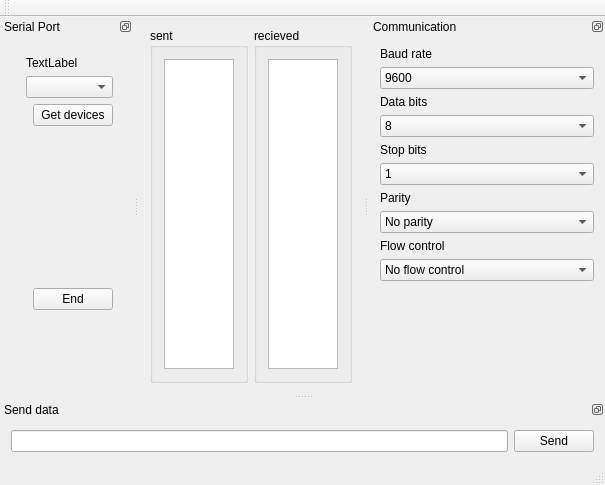
<?xml version="1.0" encoding="UTF-8"?>
<ui version="4.0">
 <class>MainWindow</class>
 <widget class="QMainWindow" name="MainWindow">
  <property name="geometry">
   <rect>
    <x>0</x>
    <y>0</y>
    <width>569</width>
    <height>485</height>
   </rect>
  </property>
  <property name="windowTitle">
   <string>QtConsoleExample</string>
  </property>
  <widget class="QWidget" name="centralWidget">
   <layout class="QGridLayout" name="gridLayout">
    <item row="0" column="0">
     <layout class="QHBoxLayout" name="horizontalLayout">
      <item>
       <widget class="QGroupBox" name="groupBox">
        <property name="title">
         <string>sent</string>
        </property>
        <layout class="QGridLayout" name="gridLayout_2">
         <item row="0" column="0">
          <widget class="QPlainTextEdit" name="plainTextEdit">
           <property name="enabled">
            <bool>true</bool>
           </property>
           <property name="sizePolicy">
            <sizepolicy hsizetype="Expanding" vsizetype="Expanding">
             <horstretch>0</horstretch>
             <verstretch>0</verstretch>
            </sizepolicy>
           </property>
           <property name="readOnly">
            <bool>true</bool>
           </property>
          </widget>
         </item>
        </layout>
       </widget>
      </item>
      <item>
       <widget class="QGroupBox" name="groupBox_2">
        <property name="title">
         <string>recieved</string>
        </property>
        <layout class="QGridLayout" name="gridLayout_3">
         <item row="0" column="0">
          <widget class="QPlainTextEdit" name="plainTextEdit_2">
           <property name="readOnly">
            <bool>true</bool>
           </property>
          </widget>
         </item>
        </layout>
       </widget>
      </item>
     </layout>
    </item>
   </layout>
  </widget>
  <widget class="QMenuBar" name="menuBar">
   <property name="geometry">
    <rect>
     <x>0</x>
     <y>0</y>
     <width>569</width>
     <height>25</height>
    </rect>
   </property>
  </widget>
  <widget class="QToolBar" name="mainToolBar">
   <attribute name="toolBarArea">
    <enum>TopToolBarArea</enum>
   </attribute>
   <attribute name="toolBarBreak">
    <bool>false</bool>
   </attribute>
  </widget>
  <widget class="QStatusBar" name="statusBar"/>
  <widget class="QDockWidget" name="dockWidget">
   <property name="sizePolicy">
    <sizepolicy hsizetype="Minimum" vsizetype="Preferred">
     <horstretch>0</horstretch>
     <verstretch>0</verstretch>
    </sizepolicy>
   </property>
   <property name="minimumSize">
    <size>
     <width>200</width>
     <height>333</height>
    </size>
   </property>
   <property name="features">
    <set>QDockWidget::DockWidgetFloatable|QDockWidget::DockWidgetMovable</set>
   </property>
   <property name="windowTitle">
    <string>Communication</string>
   </property>
   <attribute name="dockWidgetArea">
    <number>2</number>
   </attribute>
   <widget class="QWidget" name="dockWidgetContents">
    <layout class="QGridLayout" name="gridLayout_4">
     <item row="2" column="0">
      <layout class="QVBoxLayout" name="verticalLayout_3">
       <item>
        <widget class="QLabel" name="label_4">
         <property name="text">
          <string>Stop bits</string>
         </property>
        </widget>
       </item>
       <item>
        <widget class="QComboBox" name="comboBox_4">
         <item>
          <property name="text">
           <string>1</string>
          </property>
         </item>
         <item>
          <property name="text">
           <string>2</string>
          </property>
         </item>
        </widget>
       </item>
      </layout>
     </item>
     <item row="0" column="0">
      <layout class="QVBoxLayout" name="verticalLayout">
       <item>
        <widget class="QLabel" name="label">
         <property name="text">
          <string>Baud rate</string>
         </property>
        </widget>
       </item>
       <item>
        <widget class="QComboBox" name="comboBox">
         <property name="currentIndex">
          <number>3</number>
         </property>
         <item>
          <property name="text">
           <string>1200</string>
          </property>
         </item>
         <item>
          <property name="text">
           <string>2400</string>
          </property>
         </item>
         <item>
          <property name="text">
           <string>4800</string>
          </property>
         </item>
         <item>
          <property name="text">
           <string>9600</string>
          </property>
         </item>
         <item>
          <property name="text">
           <string>19200</string>
          </property>
         </item>
         <item>
          <property name="text">
           <string>38400</string>
          </property>
         </item>
         <item>
          <property name="text">
           <string>57600</string>
          </property>
         </item>
         <item>
          <property name="text">
           <string>115200</string>
          </property>
         </item>
        </widget>
       </item>
      </layout>
     </item>
     <item row="3" column="0">
      <layout class="QVBoxLayout" name="verticalLayout_4">
       <item>
        <widget class="QLabel" name="label_3">
         <property name="text">
          <string>Parity</string>
         </property>
        </widget>
       </item>
       <item>
        <widget class="QComboBox" name="comboBox_3">
         <item>
          <property name="text">
           <string>No parity</string>
          </property>
         </item>
         <item>
          <property name="text">
           <string>Even parity</string>
          </property>
         </item>
         <item>
          <property name="text">
           <string>Odd parity</string>
          </property>
         </item>
         <item>
          <property name="text">
           <string>Space parity</string>
          </property>
         </item>
         <item>
          <property name="text">
           <string>Mark parity</string>
          </property>
         </item>
        </widget>
       </item>
      </layout>
     </item>
     <item row="1" column="0">
      <layout class="QVBoxLayout" name="verticalLayout_2">
       <item>
        <widget class="QLabel" name="label_2">
         <property name="text">
          <string>Data bits</string>
         </property>
        </widget>
       </item>
       <item>
        <widget class="QComboBox" name="comboBox_2">
         <property name="currentIndex">
          <number>3</number>
         </property>
         <item>
          <property name="text">
           <string>5</string>
          </property>
         </item>
         <item>
          <property name="text">
           <string>6</string>
          </property>
         </item>
         <item>
          <property name="text">
           <string>7</string>
          </property>
         </item>
         <item>
          <property name="text">
           <string>8</string>
          </property>
         </item>
        </widget>
       </item>
      </layout>
     </item>
     <item row="4" column="0">
      <layout class="QVBoxLayout" name="verticalLayout_5">
       <item>
        <widget class="QLabel" name="label_5">
         <property name="text">
          <string>Flow control</string>
         </property>
        </widget>
       </item>
       <item>
        <widget class="QComboBox" name="comboBox_5">
         <item>
          <property name="text">
           <string>No flow control</string>
          </property>
         </item>
         <item>
          <property name="text">
           <string>Hardware flow control (RTS/CTS)</string>
          </property>
         </item>
         <item>
          <property name="text">
           <string>Software flow control (XON/XOFF)</string>
          </property>
         </item>
        </widget>
       </item>
      </layout>
     </item>
     <item row="5" column="0">
      <spacer name="verticalSpacer">
       <property name="orientation">
        <enum>Qt::Vertical</enum>
       </property>
       <property name="sizeHint" stdset="0">
        <size>
         <width>20</width>
         <height>40</height>
        </size>
       </property>
      </spacer>
     </item>
    </layout>
   </widget>
  </widget>
  <widget class="QDockWidget" name="dockWidget_2">
   <property name="features">
    <set>QDockWidget::DockWidgetFloatable|QDockWidget::DockWidgetMovable</set>
   </property>
   <property name="windowTitle">
    <string>Send data</string>
   </property>
   <attribute name="dockWidgetArea">
    <number>8</number>
   </attribute>
   <widget class="QWidget" name="dockWidgetContents_2">
    <layout class="QGridLayout" name="gridLayout_5">
     <item row="0" column="0">
      <layout class="QHBoxLayout" name="horizontalLayout_2">
       <item>
        <widget class="QLineEdit" name="lineEdit"/>
       </item>
       <item>
        <widget class="QPushButton" name="pushButton">
         <property name="text">
          <string>Send</string>
         </property>
        </widget>
       </item>
      </layout>
     </item>
    </layout>
   </widget>
  </widget>
  <widget class="QDockWidget" name="dockWidget_3">
   <property name="sizePolicy">
    <sizepolicy hsizetype="Minimum" vsizetype="Preferred">
     <horstretch>0</horstretch>
     <verstretch>0</verstretch>
    </sizepolicy>
   </property>
   <property name="minimumSize">
    <size>
     <width>133</width>
     <height>173</height>
    </size>
   </property>
   <property name="features">
    <set>QDockWidget::DockWidgetFloatable|QDockWidget::DockWidgetMovable</set>
   </property>
   <property name="windowTitle">
    <string>Serial Port</string>
   </property>
   <attribute name="dockWidgetArea">
    <number>1</number>
   </attribute>
   <widget class="QWidget" name="dockWidgetContents_3">
    <widget class="QWidget" name="layoutWidget">
     <property name="geometry">
      <rect>
       <x>15</x>
       <y>9</y>
       <width>109</width>
       <height>276</height>
      </rect>
     </property>
     <layout class="QVBoxLayout" name="verticalLayout_8">
      <item>
       <layout class="QVBoxLayout" name="verticalLayout_7">
        <item>
         <layout class="QVBoxLayout" name="verticalLayout_6">
          <item>
           <widget class="QLabel" name="label_6">
            <property name="text">
             <string>TextLabel</string>
            </property>
           </widget>
          </item>
          <item>
           <widget class="QComboBox" name="comboBox_6"/>
          </item>
         </layout>
        </item>
        <item>
         <layout class="QHBoxLayout" name="horizontalLayout_3">
          <item>
           <spacer name="horizontalSpacer">
            <property name="orientation">
             <enum>Qt::Horizontal</enum>
            </property>
            <property name="sizeHint" stdset="0">
             <size>
              <width>40</width>
              <height>20</height>
             </size>
            </property>
           </spacer>
          </item>
          <item>
           <widget class="QPushButton" name="pushButton_2">
            <property name="text">
             <string>Get devices</string>
            </property>
           </widget>
          </item>
         </layout>
        </item>
       </layout>
      </item>
      <item>
       <spacer name="verticalSpacer_2">
        <property name="orientation">
         <enum>Qt::Vertical</enum>
        </property>
        <property name="sizeHint" stdset="0">
         <size>
          <width>20</width>
          <height>40</height>
         </size>
        </property>
       </spacer>
      </item>
      <item>
       <layout class="QHBoxLayout" name="horizontalLayout_4">
        <item>
         <spacer name="horizontalSpacer_2">
          <property name="orientation">
           <enum>Qt::Horizontal</enum>
          </property>
          <property name="sizeHint" stdset="0">
           <size>
            <width>40</width>
            <height>20</height>
           </size>
          </property>
         </spacer>
        </item>
        <item>
         <widget class="QPushButton" name="pushButton_3">
          <property name="text">
           <string>End</string>
          </property>
         </widget>
        </item>
       </layout>
      </item>
     </layout>
    </widget>
   </widget>
  </widget>
 </widget>
 <layoutdefault spacing="6" margin="11"/>
 <resources/>
 <connections/>
</ui>
